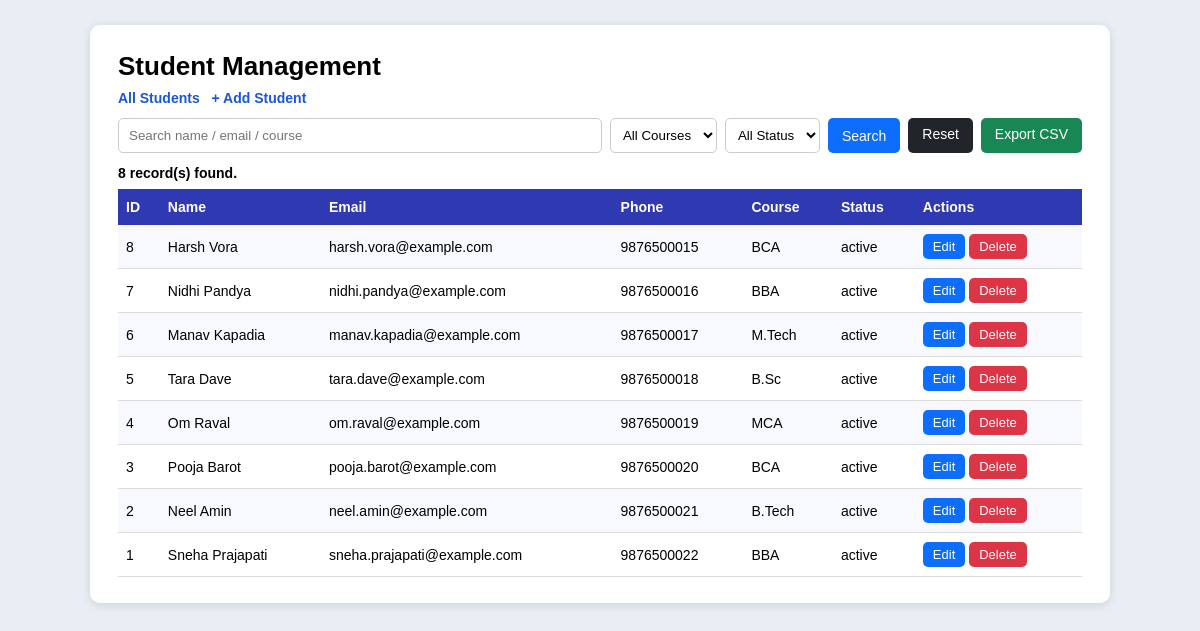
The page / on the database its author committed.
### tables this page shows
CREATE TABLE IF NOT EXISTS students (
    id INT AUTO_INCREMENT PRIMARY KEY,
    name VARCHAR(100) NOT NULL,
    email VARCHAR(150) NOT NULL UNIQUE,
    phone VARCHAR(15) NOT NULL,
    course VARCHAR(50) NOT NULL,
    status ENUM('active','inactive') NOT NULL DEFAULT 'active',
    created_at TIMESTAMP DEFAULT CURRENT_TIMESTAMP
);

### index.php (the view, shortened to what this page needs)
<?php
require_once "db.php";
$search = isset($_GET['q']) ? trim($_GET['q']) : "";
$course = isset($_GET['course']) ? trim($_GET['course']) : "";
$status = isset($_GET['status']) ? trim($_GET['status']) : "";
$sql = "SELECT id, name, email, phone, course, status FROM students WHERE 1=1";
$sql .= " ORDER BY id DESC";
$stmt = mysqli_prepare($conn, $sql);
mysqli_stmt_execute($stmt);
$result = mysqli_stmt_get_result($stmt);
$students = $result ? mysqli_fetch_all($result, MYSQLI_ASSOC) : [];
$count = count($students);
?>
<!DOCTYPE html>
<html>
<head>
    <link rel="stylesheet" href="style.css">
</head>
<body>
<div class="card">
    <h1>Student Management</h1>
    <div class="top-links">
        <a href="index.php">All Students</a>
        <a href="add.php">+ Add Student</a>
    </div>
    <form class="filter-bar" method="GET" action="index.php">
        <input type="text" name="q" placeholder="Search name / email / course"
               value="<?php echo htmlspecialchars($search); ?>">
        <select name="course">
            <option value="">All Courses</option>
        </select>
        <select name="status">
            <option value="">All Status</option>
        </select>
        <button type="submit" class="btn btn-search">Search</button>
        <a href="index.php" class="btn btn-reset">Reset</a>
        <a class="btn btn-export" href="export.php?q=<?php echo urlencode($search); ?>&course=<?php echo urlencode($course); ?>&status=<?php echo urlencode($status); ?>">Export CSV</a>
    </form>
    <div class="count"><?php echo $count; ?> record(s) found.</div>
    <table>
        <tr>
            <th>ID</th><th>Name</th><th>Email</th><th>Phone</th>
            <th>Course</th><th>Status</th><th>Actions</th>
        </tr>
        <?php if ($count > 0): ?>
            <?php foreach ($students as $s): ?>
            <tr>
                <td><?php echo $s['id']; ?></td>
                <td><?php echo htmlspecialchars($s['name']); ?></td>
                <td><?php echo htmlspecialchars($s['email']); ?></td>
                <td><?php echo htmlspecialchars($s['phone']); ?></td>
                <td><?php echo htmlspecialchars($s['course']); ?></td>
                <td><?php echo htmlspecialchars($s['status']); ?></td>
                <td class="actions">
                    <a class="btn btn-edit" href="edit.php?id=<?php echo $s['id']; ?>">Edit</a>
                    <a class="btn btn-delete" href="delete.php?id=<?php echo $s['id']; ?>"
                       onclick="return confirm('Delete this student record?');">Delete</a>
                </td>
            </tr>
            <?php endforeach; ?>
        <?php else: ?>
            <tr><td colspan="7" style="text-align:center;">No records found.</td></tr>
        <?php endif; ?>
    </table>
</div>
</body>
</html>

### style.css (style rules this page uses)
* { box-sizing: border-box; font-family: Arial, Helvetica, sans-serif; }
body { background: #e9eef5; margin: 0; padding: 25px 12px; }
.card { background: #fff; max-width: 1020px; margin: 0 auto; padding: 26px 28px; border-radius: 10px; box-shadow: 0 2px 10px rgba(0,0,0,.12); }
h1 { margin: 0 0 8px; font-size: 26px; }
.top-links { margin-bottom: 12px; font-size: 14px; }
.top-links a { color: #1a56db; text-decoration: none; margin-right: 8px; font-weight: bold; }
.filter-bar { display: flex; gap: 8px; flex-wrap: wrap; margin: 10px 0 12px; }
.filter-bar input[type="text"] { flex: 1; min-width: 220px; padding: 8px 10px; border: 1px solid #ccc; border-radius: 5px; }
.filter-bar select { padding: 8px; border: 1px solid #ccc; border-radius: 5px; background: #fff; }
.btn { padding: 8px 14px; border: none; border-radius: 5px; cursor: pointer; color: #fff; font-size: 14px; text-decoration: none; display: inline-block; }
.btn-search { background: #0d6efd; }
.btn-reset { background: #212529; }
.btn-export { background: #198754; }
.btn-edit { background: #0d6efd; padding: 5px 10px; font-size: 13px; }
.btn-delete { background: #dc3545; padding: 5px 10px; font-size: 13px; }
.count { font-size: 14px; font-weight: bold; margin: 6px 0 8px; }
table { width: 100%; border-collapse: collapse; font-size: 14px; }
th { background: #2f3ab2; color: #fff; text-align: left; padding: 10px 8px; }
td { padding: 9px 8px; border-bottom: 1px solid #ddd; }
tr:nth-child(even) td { background: #f8f9ff; }
.actions { white-space: nowrap; }

### rows shown on the page
students: id "8", name "Harsh Vora", email "harsh.vora@example.com", phone "9876500015", course "BCA", status "active"
students: id "7", name "Nidhi Pandya", email "nidhi.pandya@example.com", phone "9876500016", course "BBA", status "active"
students: id "6", name "Manav Kapadia", email "manav.kapadia@example.com", phone "9876500017", course "M.Tech", status "active"
students: id "5", name "Tara Dave", email "tara.dave@example.com", phone "9876500018", course "B.Sc", status "active"
students: id "4", name "Om Raval", email "om.raval@example.com", phone "9876500019", course "MCA", status "active"
students: id "3", name "Pooja Barot", email "pooja.barot@example.com", phone "9876500020", course "BCA", status "active"
students: id "2", name "Neel Amin", email "neel.amin@example.com", phone "9876500021", course "B.Tech", status "active"
students: id "1", name "Sneha Prajapati", email "sneha.prajapati@example.com", phone "9876500022", course "BBA", status "active"

### other values the page prints
$count "8"
